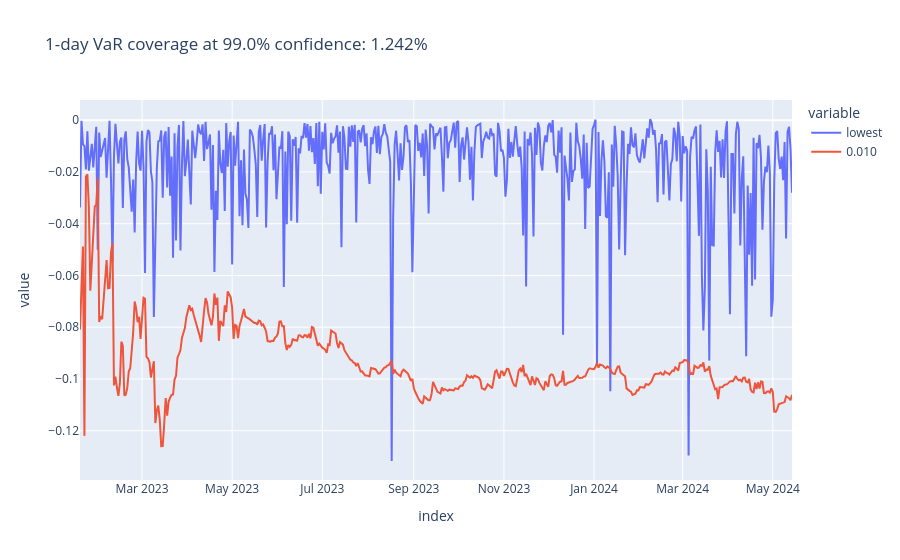

Source (notebook cell):
### Code cell
plot_coverage(df_var_full, "0.010")

### Figure 1 — Plotly figure (JSON) as saved in the notebook; plotly's stock layout.template omitted (floating-point values rounded to 4 significant figures; data arrays with more than 128 entries replaced by an {"elided": "..."} marker saying what was removed)
{"data": [{"hovertemplate": "variable=lowest<br>index=%{x}<br>value=%{y}<extra></extra>", "legendgroup": "lowest", "line": {"color": "#636efa", "dash": "solid"}, "marker": {"symbol": "circle"}, "mode": "lines", "name": "lowest", "orientation": "v", "showlegend": true, "type": "scatter", "x": {"elided": "483 str values"}, "xaxis": "x", "y": {"elided": "483 float values"}, "yaxis": "y"}, {"hovertemplate": "variable=0.010<br>index=%{x}<br>value=%{y}<extra></extra>", "legendgroup": "0.010", "line": {"color": "#EF553B", "dash": "solid"}, "marker": {"symbol": "circle"}, "mode": "lines", "name": "0.010", "orientation": "v", "showlegend": true, "type": "scatter", "x": {"elided": "483 str values"}, "xaxis": "x", "y": {"elided": "483 float values"}, "yaxis": "y"}], "layout": {"legend": {"title": {"text": "variable"}, "tracegroupgap": 0}, "title": {"text": "1-day VaR coverage at 99.0% confidence: 1.242%"}, "xaxis": {"anchor": "y", "domain": [0, 1], "title": {"text": "index"}}, "yaxis": {"anchor": "x", "domain": [0, 1], "title": {"text": "value"}}}}
